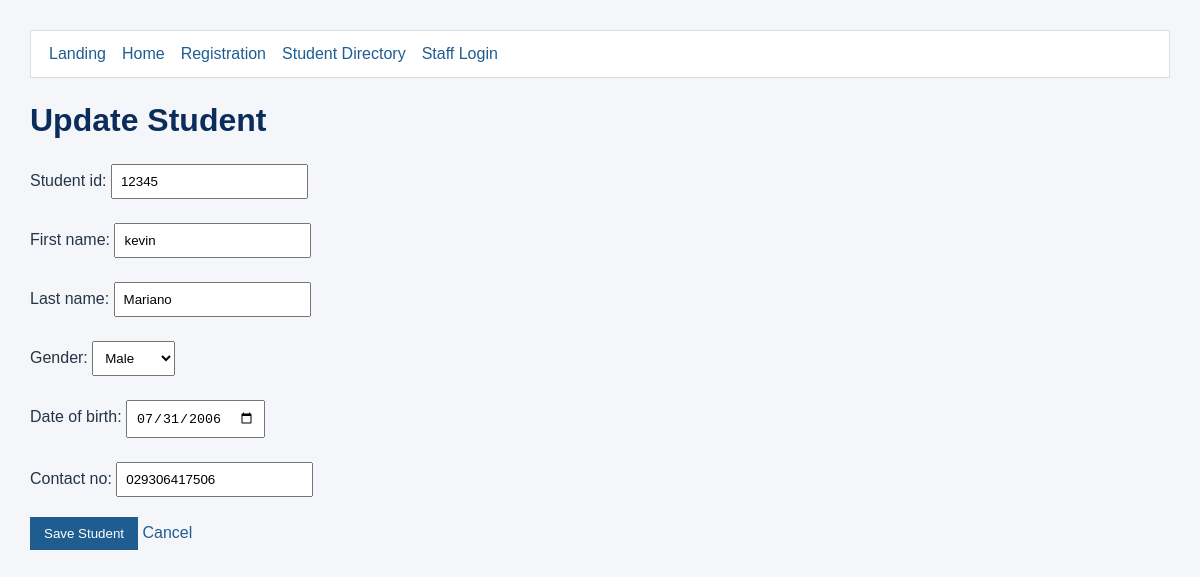
The app's page /registration/students/4/edit/ with its own data.
### registration/models.py (models this page shows, shortened)
class Student(models.Model):
    GENDER_CHOICES = [
        ('Male', 'Male'),
        ('Female', 'Female'),
    ]
    student_id = models.CharField(max_length=20, unique=True)
    first_name = models.CharField(max_length=100)
    last_name = models.CharField(max_length=100)
    gender = models.CharField(max_length=10, choices=GENDER_CHOICES)
    date_of_birth = models.DateField()
    contact_no = models.CharField(max_length=20)

### registration/views.py (the view)
# urls.py: path('students/<int:pk>/edit/', views.student_update, name='student_update'),
def student_update(request, pk):
    student = get_object_or_404(Student, pk=pk)
    if request.method == 'POST':
        form = StudentForm(request.POST, instance=student)
        if form.is_valid():
            form.save()
            messages.success(request, 'Student record updated successfully.')
            return redirect('student_detail', pk=student.pk)
    else:
        form = StudentForm(instance=student)
    return render(
        request,
        'registration/student_form.html',
        {
            'form': form,
            'page_title': 'Update Student',
            'student': student,
        },
    )

### registration/forms.py
class StudentForm(forms.ModelForm):
    class Meta:
        model = Student
        fields = [
            'student_id',
            'first_name',
            'last_name',
            'gender',
            'date_of_birth',
            'contact_no',
        ]
        widgets = {
            'date_of_birth': forms.DateInput(attrs={'type': 'date'}),
        }

### registration/templates/registration/student_form.html (shortened to what this page needs)
{% load static %}
<!DOCTYPE html>
<html lang="en">
<head>
    <link rel="stylesheet" href="{% static 'registration/style.css' %}">
</head>
<body>
    {% include 'registration/_navigation.html' %}
    <h1>{{ page_title }}</h1>
    <form method="post">
        {{ form.as_p }}
        <button type="submit">Save Student</button>
        <a href="{% url 'student_list' %}">Cancel</a>
    </form>
</body>
</html>

### registration/static/registration/style.css (style rules this page uses)
body { font-family: Arial, sans-serif; background: #f4f6f9; color: #263445; margin: 30px; }
h1 { color: #0b2d5c; }
a { color: #1f5d91; text-decoration: none; }
button { background: #1f5d91; color: #ffffff; border: 0; padding: 9px 14px; cursor: pointer; }
input, select { padding: 8px; margin: 4px 0; }

### records on screen
Student: student_id "12345", first_name "kevin", last_name "Mariano", gender "Male", date_of_birth "07/31/2006", contact_no "029306417506"

### other values on screen
{{ page_title }} "Update Student"
